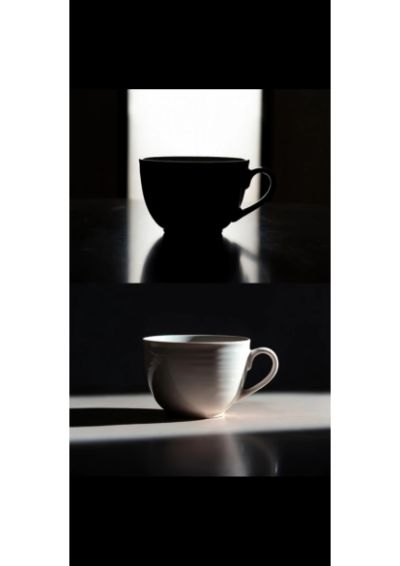
#> input picture lighting_split.jpg, 400 x 566 px
$ jupyter execute Project-01-Lighting-Reward-Model.ipynb
#> lines starting #> are read from the running program, lines starting #| are printed output that depends on the picture; long printed decimals are rounded
[cell 1]
import numpy as np
from PIL import Image
import matplotlib.pyplot as plt
from google.colab import files

# Upload the image
uploaded = files.upload()
#> the answer given: lighting_split.jpg

# Load the image
img = Image.open(list(uploaded.keys())[0]).convert('RGB')
#> img is the input picture: PIL image 400x566 RGB; mean R, G, B 115.7, 115, 114.5
img_array = np.array(img)

# Convert to luminance (real perceived brightness)
def rgb_to_luminance(image):
    return np.dot(image[..., :3], [0.2126, 0.7152, 0.0722])

# Split the image
height, width, _ = img_array.shape
#> height = 566; width = 400
top_half = img_array[:height//2]
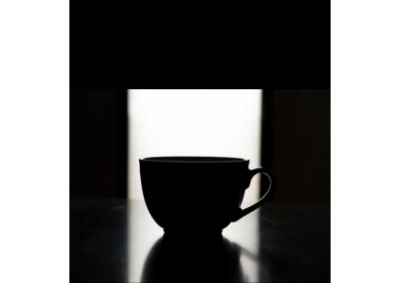
#> top_half: shape (283, 400, 3); mean R, G, B 118.8, 118.4, 117.6
bottom_half = img_array[height//2:]
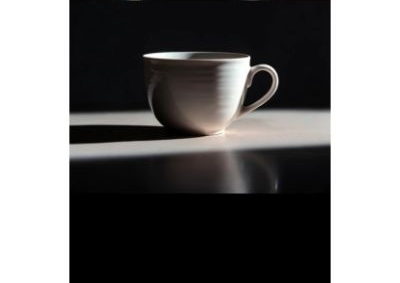
#> bottom_half: shape (283, 400, 3); mean R, G, B 112.6, 111.6, 111.4

def calculate_reward(image):
    gray = rgb_to_luminance(image)

    brightness = np.mean(gray)
#> brightness = 118.4
    contrast = np.std(gray)
#> contrast = 122.1

    # Edge strength for detail (sharpness)
    gy, gx = np.gradient(gray)
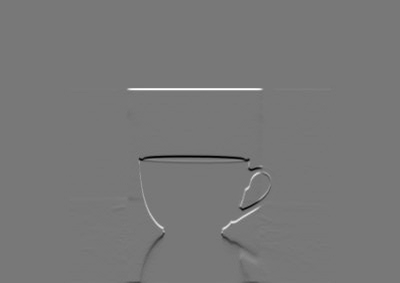
#> gy: shape (283, 400) float64; min -112, max 126, mean 0; drawn with min black and max white
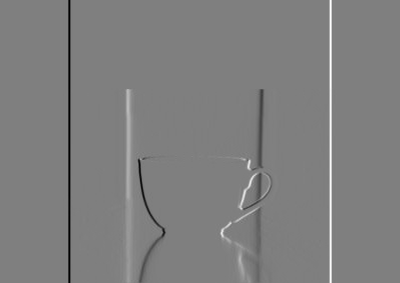
#> gx: shape (283, 400) float64; min -127, max 127.5, mean 0; drawn with min black and max white
    edge_strength = np.mean(np.sqrt(gx**2 + gy**2))
#> edge_strength = 3.43

    # Normalized values
    brightness_norm = brightness / 255.0
#> brightness_norm = 0.464
    contrast_norm = min(contrast / 64.0, 1.0)
#> contrast_norm = 1
    detail_norm = min(edge_strength / 20.0, 1.0)
#> detail_norm = 0.171

    reward = (
        0.75 * brightness_norm +     # Strong boost for brightness
        0.05 * contrast_norm +        # Very small weight for contrast
        0.20 * detail_norm            # Good weight for sharpness/detail
    )
#> reward = 0.433

    reward = np.clip(reward, 0.0, 1.0)

    return reward, {
        'brightness': brightness,
        'contrast': contrast,
        'detail': edge_strength
    }

# Calculate results
top_reward, top_metrics = calculate_reward(top_half)
#> top_reward = 0.433; top_metrics = {'brightness': 118.4, 'contrast': 122.1, 'detail': 3.43}
bottom_reward, bottom_metrics = calculate_reward(bottom_half)
#> in calculate_reward (call 2), `brightness = np.mean(gray)`: brightness = 111.8
#> in calculate_reward (call 2), `contrast = np.std(gray)`: contrast = 114.8
#> in calculate_reward (call 2), `gy, gx = np.gradient(gray)`:
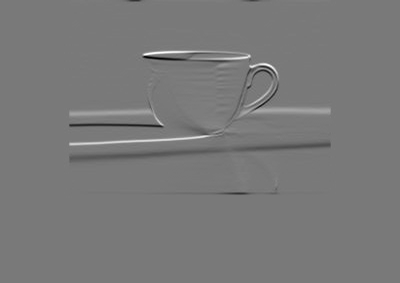
#> gy: shape (283, 400) float64; min -96.04, max 104.9, mean 0; drawn with min black and max white
#> in calculate_reward (call 2), `gy, gx = np.gradient(gray)`:
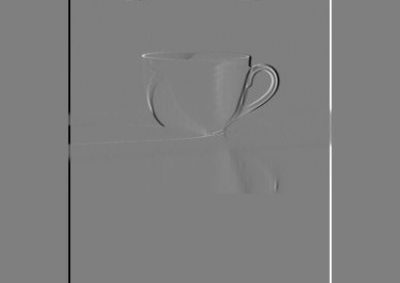
#> gx: shape (283, 400) float64; min -127, max 127.5, mean 0; drawn with min black and max white
#> in calculate_reward (call 2), `edge_strength = np.mean(np.sqrt(gx**2 + gy**2))`: edge_strength = 3.4
#> in calculate_reward (call 2), `brightness_norm = brightness / 255.0`: brightness_norm = 0.438
#> in calculate_reward (call 2), `detail_norm = min(edge_strength / 20.0, 1.0)`: detail_norm = 0.17
#> in calculate_reward (call 2), `reward = ( 0.75 * brightness_norm +`: reward = 0.413
#> bottom_reward = 0.413; bottom_metrics = {'brightness': 111.8, 'contrast': 114.8, 'detail': 3.4}

print("=== Lighting Reward Model (Improved v3) ===")
print(f"Top half (backlight): Reward = {top_reward:.4f}")
#| Top half (backlight): Reward = 0.4325
print(f"Metrics: {top_metrics}")
#| Metrics: {'brightness': 118.405, 'contrast': 122.145, 'detail': 3.430}
print(f"Bottom half (front light): Reward = {bottom_reward:.4f}")
#| Bottom half (front light): Reward = 0.4128
print(f"Metrics: {bottom_metrics}")
#| Metrics: {'brightness': 111.805, 'contrast': 114.802, 'detail': 3.398}
print(f"Difference (bottom - top): {bottom_reward - top_reward:.4f}")
#| Difference (bottom - top): -0.0197

# Bar chart
labels = ['Brightness', 'Contrast', 'Detail']
top_vals = [top_metrics['brightness'], top_metrics['contrast'], top_metrics['detail']]
#> top_vals = [118.4, 122.1, 3.43]
bottom_vals = [bottom_metrics['brightness'], bottom_metrics['contrast'], bottom_metrics['detail']]
#> bottom_vals = [111.8, 114.8, 3.4]

x = np.arange(len(labels))
width = 0.35

fig, ax = plt.subplots()
ax.bar(x - width/2, top_vals, width, label='Top (Backlight)')
ax.bar(x + width/2, bottom_vals, width, label='Bottom (Frontlight)')

ax.set_ylabel('Value')
ax.set_title('Lighting Metrics Comparison')
ax.set_xticks(x)
ax.set_xticklabels(labels)
ax.legend()
ax.grid(True)

plt.show()
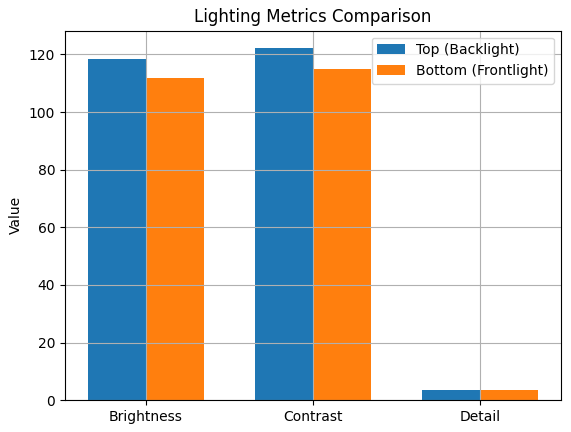
#> figure drawn by matplotlib, 1 panel; tallest bar 122.1 high, from x = 0.65 to 1; tallest bar 114.8 high, from x = 1 to 1.35
